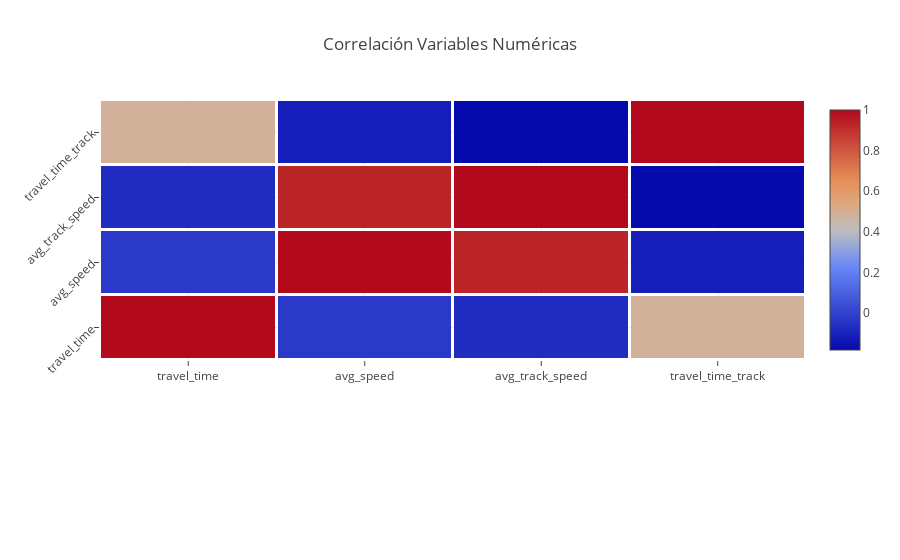

This figure's notebook cell:
### Markdown cell above
Para confirmar las correlaciones que se ven en los anteriores gráficos, nos disponemos a ejecutar la matriz de correlaciones.

### Code cell
dfCorr = dfTrips[[
    'travel_time', 
    'avg_speed', 
    'avg_track_speed', 
    'travel_time_track'
]].corr(method='pearson')

z = []
for index, row in dfCorr.iterrows():
  z.append(row)
    
generateHeatMap(
    dfCorr.index, 
    dfCorr.index, 
    z, 
    'Correlación Variables Numéricas',
    None,
    None
)

### Figure 1 — Plotly figure (JSON) as saved in the notebook; plotly's stock layout.template omitted (floating-point values rounded to 4 significant figures)
{"data": [{"z": [[1, -0.02836, -0.07095, 0.4842], [-0.02836, 1, 0.9292, -0.1158], [-0.07095, 0.9292, 1, -0.1812], [0.4842, -0.1158, -0.1812, 1]], "uid": "ca431ebf-235e-491e-929f-d98278ad8454", "xgap": 3, "y": ["travel_time", "avg_speed", "avg_track_speed", "travel_time_track"], "x": ["travel_time", "avg_speed", "avg_track_speed", "travel_time_track"], "ygap": 3, "type": "heatmap"}], "layout": {"yaxis": {"tickangle": -45}, "margin": {"b": 200, "l": 100}, "title": {"text": "Correlación Variables Numéricas"}}}
